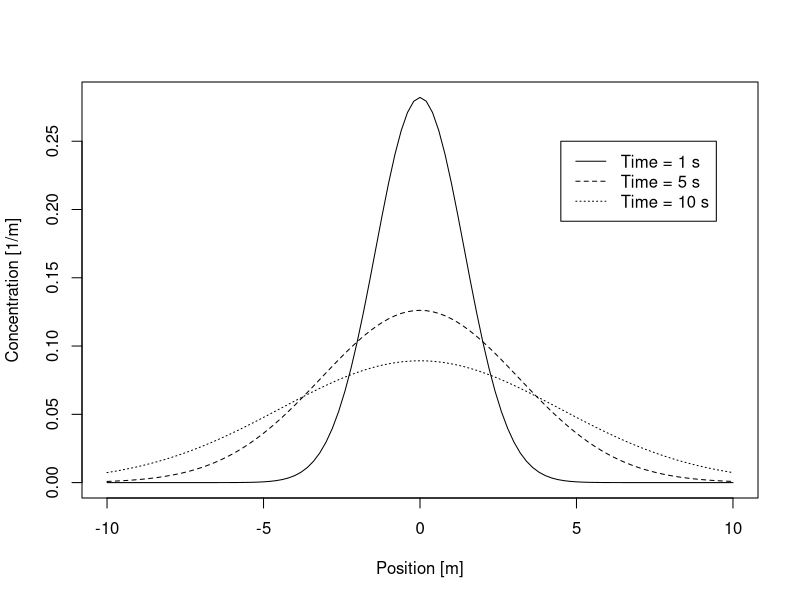
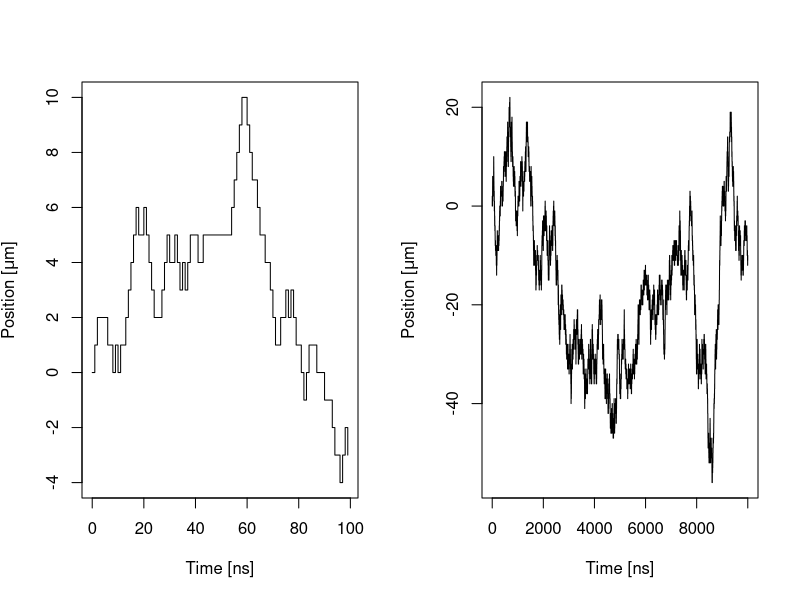

These figures' R source, in order:
### Illustration for "transport" chapter.

set.seed(123456)


### Figure for Gauss curves

pdf(file="figGauss.pdf",width=7,height=4)

D <- 1
tvec <- c(1,5,10)

xmin <- -10
xmax <- -xmin

ltys <- c("solid","dashed","dotted")

plot(function(x)dnorm(x,sd=sqrt(2*D*tvec[1])),from=xmin,to=xmax,
     xlab="Position [m]",lty=ltys[1],ylab="Concentration [1/m]")

for(i in 2:length(tvec))
  plot(function(x)dnorm(x,sd=sqrt(2*D*tvec[i])),lty=ltys[i],
       from=xmin,to=xmax,add=TRUE)


legend(4.5,0.25,legend=paste("Time =",tvec,"s"),lty=ltys)

dev.off()



### Simulation of random walk and Brownian motion

k <- 1
h <- 1
p <- 0.25

N <- 10000

U <- runif(N)

dX <- numeric(N) - (U<p) + (U>(1-p))

X <- c(0,cumsum(dX))
T <- (0:N)*h

Nplot1 <- 100


pdf("figRW.pdf",height=4)
par(mfrow=c(1,2))

plot(T[1:Nplot1],X[1:Nplot1],type="s",xlab="Time [ns]",ylab=expression(paste("Position [",mu,"m]")))
plot(T,X,type="s",xlab="Time [ns]",ylab=expression(paste("Position [",mu,"m]")))
dev.off()

# dev.copy2pdf(file="figRW.pdf")
